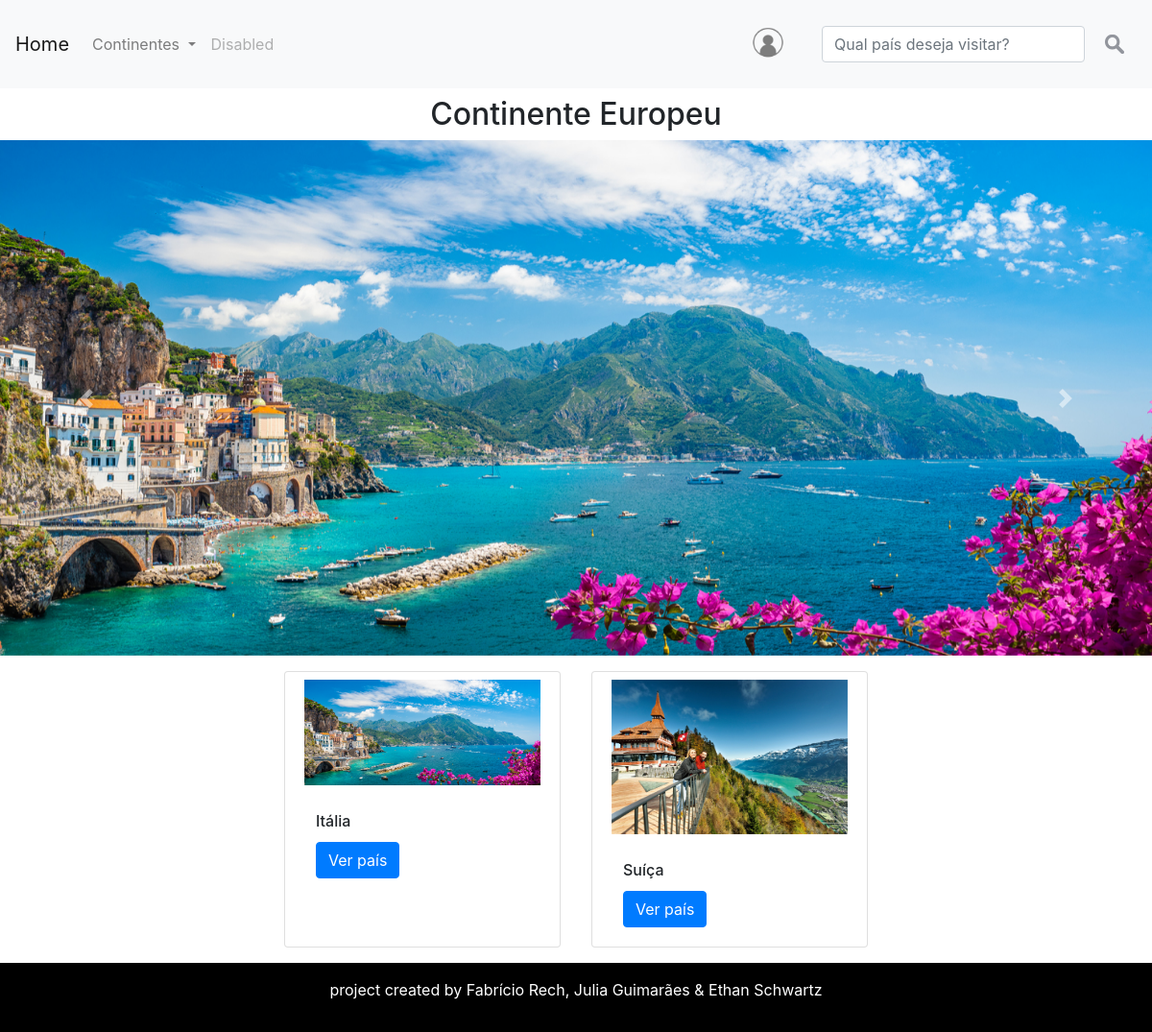
Page /europa/Continente/ on the committed database.
### europa/models.py (models this page shows, shortened)
class model_europa(models.Model):
    Continente = models.CharField(max_length=100)
    País = models.CharField(max_length=100)
    Descricao = models.CharField(max_length=3000)
    OndeFicar = models.CharField(max_length=1800)
    OndeComer = models.CharField(max_length=1800)
    OndeVisitar = models.CharField(max_length=1800)
    foto = models.ImageField(upload_to='img/%Y/%m/%d/')
    ta_publicado = models.BooleanField(default=False)
    link = models.CharField(max_length=60)

### europa/views.py (the view)
# urls.py: path('Continente/',views.v_continente, name='continente'),
def v_continente(request):
    cont = models.model_europa.objects.all()
    dicionario = {'cont': cont}
    return render(request, 'europa/paginas/index.html',context=dicionario)

### europa/templates/europa/paginas/index.html (shortened to what this page needs)
{% extends 'global/paginas/continente.html' %}
{% block continente %}
Continente Europeu
{% endblock %}

### meus_templates/global/paginas/continente.html (shortened to what this page needs)
{% load static %}
<head>
</head>
{% include 'global/parciais/header.html' %}
<link rel="stylesheet" href="https://cdn.jsdelivr.net/npm/bootstrap@4.0.0/dist/css/bootstrap.min.css">
<div>
  <h2 class="text-center m-2">{% block continente %}{% endblock %}<h2>
</div>
<div id="carouselExampleIndicators" class="carousel slide" data-ride="carousel">
    <div class="carousel-inner">
    {% for item in cont %}
        {% if item.id == 1 %}
      <div class="carousel-item active">
        <img class="d-block w-100" src="{{ item.foto.url}}" />
      </div>
      {% else %}
      <div class="carousel-item">
        <img class="d-block w-100" src="{{ item.foto.url}}" />
      </div>
      {% endif %}
    {% endfor %}
    </div>
    <a class="carousel-control-prev" href="#carouselExampleIndicators" role="button" data-slide="prev">
      <span class="carousel-control-prev-icon" aria-hidden="true"></span>
    </a>
    <a class="carousel-control-next" href="#carouselExampleIndicators" role="button" data-slide="next">
      <span class="carousel-control-next-icon" aria-hidden="true"></span>
    </a>
  </div>
<div class="row row-cols-3 d-flex justify-content-center">
    {% for item in cont %}
    <div class="card m-3" style="width: 18rem;">
        <img class="card-img-top p-2" src="{{item.foto.url}}" alt="Card image cap">
        <div class="card-body">
            <h6 class="card-title">{{item.País}}</h6>
            <a href="detalhe/{{item.link}}" class="btn btn-primary">Ver país</a>
        </div>
    </div>
    {% endfor %}
</div>
{% include 'global/parciais/footer.html' %}

### rows in the picture
model_europa: foto (picture), País "Itália"
model_europa: foto (picture), País "Suíça"
